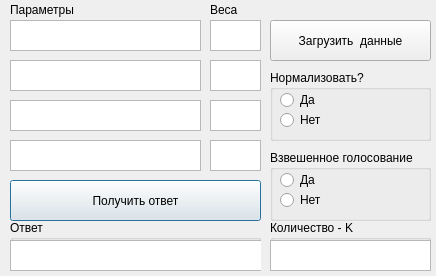
<?xml version="1.0" encoding="UTF-8"?>
<ui version="4.0">
 <class>Dialog</class>
 <widget class="QDialog" name="Dialog">
  <property name="geometry">
   <rect>
    <x>0</x>
    <y>0</y>
    <width>436</width>
    <height>276</height>
   </rect>
  </property>
  <property name="windowTitle">
   <string>Dialog</string>
  </property>
  <widget class="QTextEdit" name="textEdit">
   <property name="geometry">
    <rect>
     <x>10</x>
     <y>20</y>
     <width>191</width>
     <height>31</height>
    </rect>
   </property>
  </widget>
  <widget class="QTextEdit" name="textEdit_2">
   <property name="geometry">
    <rect>
     <x>10</x>
     <y>60</y>
     <width>191</width>
     <height>31</height>
    </rect>
   </property>
  </widget>
  <widget class="QTextEdit" name="textEdit_3">
   <property name="geometry">
    <rect>
     <x>10</x>
     <y>100</y>
     <width>191</width>
     <height>31</height>
    </rect>
   </property>
  </widget>
  <widget class="QTextEdit" name="textEdit_4">
   <property name="geometry">
    <rect>
     <x>10</x>
     <y>140</y>
     <width>191</width>
     <height>31</height>
    </rect>
   </property>
  </widget>
  <widget class="QTextEdit" name="textEdit_5">
   <property name="geometry">
    <rect>
     <x>210</x>
     <y>20</y>
     <width>51</width>
     <height>31</height>
    </rect>
   </property>
  </widget>
  <widget class="QTextEdit" name="textEdit_6">
   <property name="geometry">
    <rect>
     <x>210</x>
     <y>60</y>
     <width>51</width>
     <height>31</height>
    </rect>
   </property>
  </widget>
  <widget class="QTextEdit" name="textEdit_7">
   <property name="geometry">
    <rect>
     <x>210</x>
     <y>100</y>
     <width>51</width>
     <height>31</height>
    </rect>
   </property>
  </widget>
  <widget class="QTextEdit" name="textEdit_8">
   <property name="geometry">
    <rect>
     <x>210</x>
     <y>140</y>
     <width>51</width>
     <height>31</height>
    </rect>
   </property>
  </widget>
  <widget class="QLabel" name="label">
   <property name="geometry">
    <rect>
     <x>10</x>
     <y>0</y>
     <width>191</width>
     <height>20</height>
    </rect>
   </property>
   <property name="text">
    <string>Параметры</string>
   </property>
  </widget>
  <widget class="QLabel" name="label_2">
   <property name="geometry">
    <rect>
     <x>210</x>
     <y>0</y>
     <width>51</width>
     <height>20</height>
    </rect>
   </property>
   <property name="text">
    <string>Веса</string>
   </property>
  </widget>
  <widget class="QGroupBox" name="groupBox">
   <property name="geometry">
    <rect>
     <x>270</x>
     <y>70</y>
     <width>161</width>
     <height>71</height>
    </rect>
   </property>
   <property name="title">
    <string>Нормализовать?</string>
   </property>
   <widget class="QRadioButton" name="radioButton">
    <property name="geometry">
     <rect>
      <x>10</x>
      <y>20</y>
      <width>89</width>
      <height>20</height>
     </rect>
    </property>
    <property name="text">
     <string>Да</string>
    </property>
   </widget>
   <widget class="QRadioButton" name="radioButton_2">
    <property name="geometry">
     <rect>
      <x>10</x>
      <y>40</y>
      <width>89</width>
      <height>20</height>
     </rect>
    </property>
    <property name="text">
     <string>Нет</string>
    </property>
   </widget>
  </widget>
  <widget class="QGroupBox" name="groupBox_2">
   <property name="geometry">
    <rect>
     <x>270</x>
     <y>150</y>
     <width>161</width>
     <height>71</height>
    </rect>
   </property>
   <property name="title">
    <string>Взвешенное голосование</string>
   </property>
   <widget class="QRadioButton" name="radioButton_3">
    <property name="geometry">
     <rect>
      <x>10</x>
      <y>20</y>
      <width>89</width>
      <height>20</height>
     </rect>
    </property>
    <property name="text">
     <string>Да</string>
    </property>
   </widget>
   <widget class="QRadioButton" name="radioButton_4">
    <property name="geometry">
     <rect>
      <x>10</x>
      <y>40</y>
      <width>89</width>
      <height>20</height>
     </rect>
    </property>
    <property name="text">
     <string>Нет</string>
    </property>
   </widget>
  </widget>
  <widget class="QGroupBox" name="groupBox_3">
   <property name="geometry">
    <rect>
     <x>270</x>
     <y>220</y>
     <width>161</width>
     <height>51</height>
    </rect>
   </property>
   <property name="title">
    <string>Количество - K</string>
   </property>
   <widget class="QTextEdit" name="textEdit_9">
    <property name="geometry">
     <rect>
      <x>0</x>
      <y>20</y>
      <width>161</width>
      <height>31</height>
     </rect>
    </property>
   </widget>
  </widget>
  <widget class="QPushButton" name="pushButton">
   <property name="geometry">
    <rect>
     <x>10</x>
     <y>180</y>
     <width>251</width>
     <height>41</height>
    </rect>
   </property>
   <property name="text">
    <string>Получить ответ</string>
   </property>
  </widget>
  <widget class="QGroupBox" name="groupBox_4">
   <property name="geometry">
    <rect>
     <x>10</x>
     <y>220</y>
     <width>251</width>
     <height>51</height>
    </rect>
   </property>
   <property name="title">
    <string>Ответ</string>
   </property>
   <widget class="QTextEdit" name="textEdit_10">
    <property name="geometry">
     <rect>
      <x>0</x>
      <y>20</y>
      <width>421</width>
      <height>31</height>
     </rect>
    </property>
    <property name="readOnly">
     <bool>true</bool>
    </property>
   </widget>
  </widget>
  <widget class="QPushButton" name="pushButton_2">
   <property name="geometry">
    <rect>
     <x>270</x>
     <y>20</y>
     <width>161</width>
     <height>41</height>
    </rect>
   </property>
   <property name="text">
    <string>Загрузить  данные</string>
   </property>
  </widget>
 </widget>
 <resources/>
 <connections/>
</ui>
